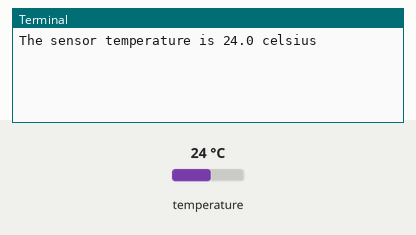
The program below on a simulated Raspberry Pi (BCM pin numbers). Shown: the last lines printed to the terminal. The test bench sets the inputs (shaded band); at power-on: temperature 24 °C. The clock reads 2024-03-15 10:24:30 at power-on unless the program sets it; files the program writes start out absent.

Above: at 1.2 s.
1.3 s: temperature set to 12 °C
At 7.0 s:
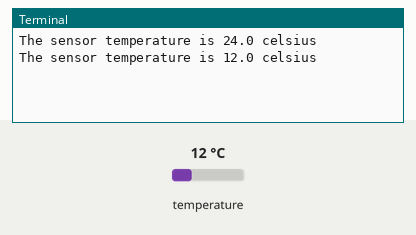
8.0 s: temperature set to 19 °C
At 13.2 s:
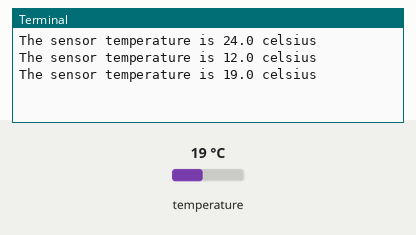
Timing chart, 0 to 14.7 s (numbered marks = the images above; inputs shaded):
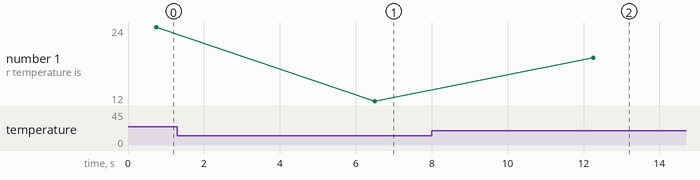

Measured:
- after the input at 1.3 s, the terminal: prints a new line after 5.2 s (image 1)
- after the input at 8.0 s, the terminal: prints a new line after 4.3 s (image 2)
- plotted number 1: 24 → 12 after the input at 1.3 s, 12 → 19 after the input at 8.0 s

The program:

temperText.py
```python
#!/usr/bin/env python3

import os
import math
import time
from w1thermsensor import W1ThermSensor
from time import sleep
import re
from datetime import date

cmd = '/usr/bin/ls /sys/bus/w1/devices'
tempCmd = '/usr/bin/vcgencmd measure_temp'
loadCmd = '/usr/bin/cat /proc/loadavg'


sensor = W1ThermSensor()
while True:
    today = date.today()
    temperature = sensor.get_temperature()
    print("The sensor temperature is %s celsius" % temperature)

    #os.system(tempCmd)
    #f = os.popen(tempCmd)
    #temp = f.read()
    #cpuTemp = re.sub("/[^\d\.]+/s",'',temp)

    #os.system(loadCmd)
    #f = os.popen(loadCmd)
    #loadavg = f.read()
    #loadSplitted = loadavg.split(' ')
    #load  = loadSplitted[0]
    #value = math.floor(float(load) * float(100)/2.2)

    #print("Sensor temp: %s" % temperature)
    #print("CPU load: %s" % value)
    #print("CPU temp: %s" % sanitizedCpuTemp)

    time.sleep(5)
    with open("sensors.txt", "w") as text_file:
        #print(f"{today}\nTemp sensor:{temperature} C\nCPU {cpuTemp} CPU load:{value}\%", file=text_file)
        print(f"{today}\nTemp sensor:{temperature} C", file=text_file)
```
